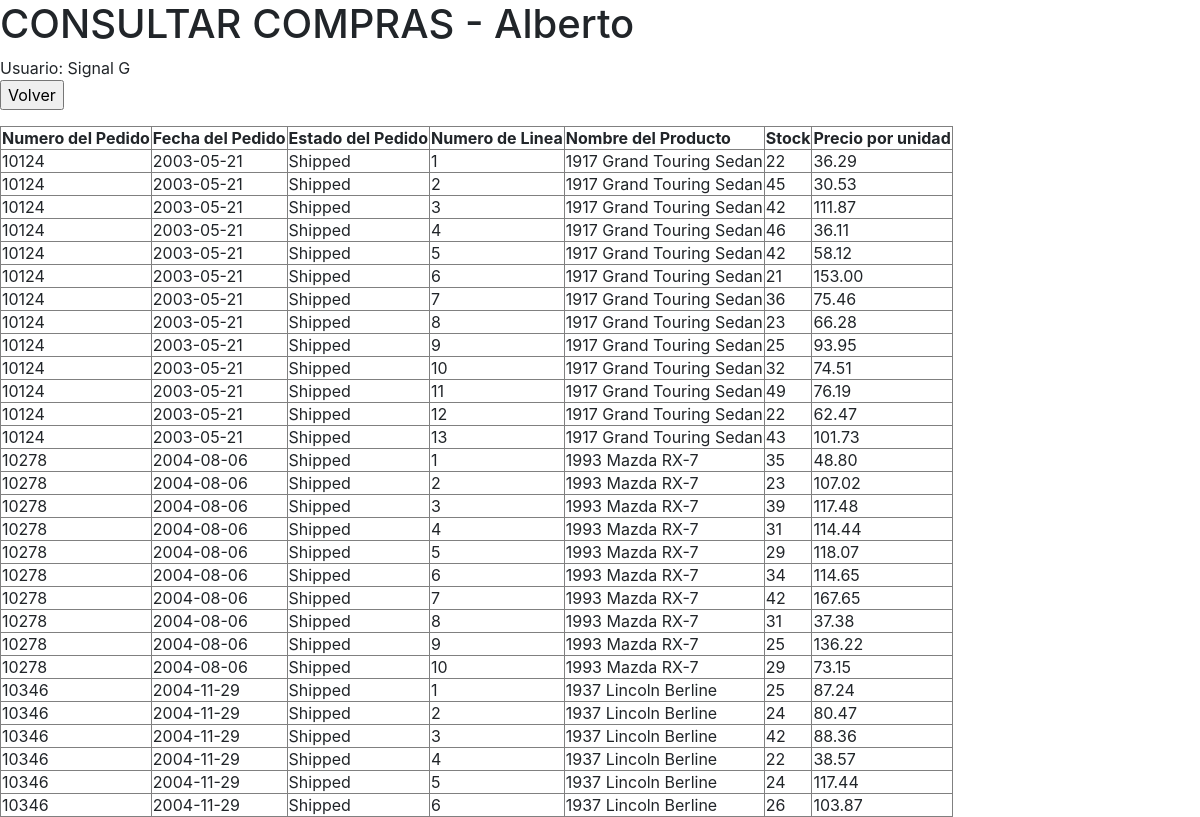
Screenshot of /pe_consped.php (signed in) with the database file from the repository.
### tables this page shows
CREATE TABLE `orderdetails` (
  `orderNumber` int(11) NOT NULL,
  `productCode` varchar(15) NOT NULL,
  `quantityOrdered` int(11) NOT NULL,
  `priceEach` decimal(10,2) NOT NULL,
  `orderLineNumber` smallint(6) NOT NULL,
  PRIMARY KEY (`orderNumber`,`productCode`),
  KEY `productCode` (`productCode`),
  CONSTRAINT `orderdetails_ibfk_1` FOREIGN KEY (`orderNumber`) REFERENCES `orders` (`orderNumber`),
  CONSTRAINT `orderdetails_ibfk_2` FOREIGN KEY (`productCode`) REFERENCES `products` (`productCode`)
);

CREATE TABLE `orders` (
  `orderNumber` int(11) NOT NULL,
  `orderDate` date NOT NULL,
  `requiredDate` date NOT NULL,
  `shippedDate` date DEFAULT NULL,
  `status` varchar(15) NOT NULL,
  `comments` text,
  `customerNumber` int(11) NOT NULL,
  PRIMARY KEY (`orderNumber`),
  KEY `customerNumber` (`customerNumber`),
  CONSTRAINT `orders_ibfk_1` FOREIGN KEY (`customerNumber`) REFERENCES `customers` (`customerNumber`)
);

CREATE TABLE `products` (
  `productCode` varchar(15) NOT NULL,
  `productName` varchar(70) NOT NULL,
  `productLine` varchar(50) NOT NULL,
  `productScale` varchar(10) NOT NULL,
  `productVendor` varchar(50) NOT NULL,
  `productDescription` text NOT NULL,
  `quantityInStock` smallint(6) NOT NULL,
  `buyPrice` decimal(10,2) NOT NULL,
  `MSRP` decimal(10,2) NOT NULL,
  PRIMARY KEY (`productCode`),
  KEY `productLine` (`productLine`),
  CONSTRAINT `products_ibfk_1` FOREIGN KEY (`productLine`) REFERENCES `productlines` (`productLine`)
);

### pe_consped.php (the view, shortened to what this page needs)
<html>
<head>
    <link rel="stylesheet" href="bootstrap.min.css">
</head>
<body>
<h1>CONSULTAR COMPRAS - Alberto</h1>
<?php
	$conn=conectarBD();
	echo "Usuario: ".$_SESSION['nombre'];
	echo '<form action="pe_inicio.html" method="post"><input type="submit" value="Volver"></form>';
	verPedidos($conn);
?>
<?php
function verPedidos($conn){
	$nif=$_SESSION['id'];
		$sql = "select orders.orderNumber, orderDate, status, orderLineNumber, quantityOrdered, priceEach from orderdetails, orders where orders.orderNumber=orderdetails.orderNumber and customerNumber='$nif' order by orderdetails.orderNumber asc, orderLineNumber ASC";
		$resultado=mysqli_query($conn, $sql);
		if ($resultado) {
			if (mysqli_num_rows($resultado)>0) {
				echo "<table border='1'>
						<tr>
							<th>Numero del Pedido</th>
							<th>Fecha del Pedido</th>
							<th>Estado del Pedido</th>
							<th>Numero de Linea</th>
							<th>Nombre del Producto</th>
							<th>Stock</th>
							<th>Precio por unidad</th>
						</tr>";
				while ($row = mysqli_fetch_assoc($resultado)) {
					$numeroPedido=$row['orderNumber'];
					$sqlNombre = "select productName from products, orderdetails where orderdetails.productCode=products.productCode and orderNumber='$numeroPedido'";
					$resultadoNombre=mysqli_query($conn, $sqlNombre);
					if ($resultadoNombre) {
						$row2=mysqli_fetch_assoc($resultadoNombre);
						$nombrePorducto=$row2['productName'];
					} else {
						trigger_error("Error: " . $sqlNombre . "<br>" . mysqli_error($conn));
					}
					echo "<tr>";
						echo "<td>".$row['orderNumber']."</td>";
						echo "<td>".$row['orderDate']."</td>";
						echo "<td>".$row['status']."</td>";
						echo "<td>".$row['orderLineNumber']."</td>";
						echo "<td>".$nombrePorducto."</td>";
						echo "<td>".$row['quantityOrdered']."</td>";
						echo "<td>".$row['priceEach']."</td>";
					echo "</tr>";
				}
				echo" </table>";
			} else {
				echo "El cliente no tiene asignado ningun pedido";
			}
		} else {
			trigger_error("Error: " . $sql . "<br>" . mysqli_error($conn));
		}
}
?>
</body>
</html>

### rows the page displays
orderdetails: orderNumber.orderNumber "10124", orderNumber.orderDate "2003-05-21", orderNumber.status "Shipped", orderLineNumber "1", products.productName "1917 Grand Touring Sedan", quantityOrdered "22", priceEach "36.29"
orderdetails: orderNumber.orderNumber "10124", orderNumber.orderDate "2003-05-21", orderNumber.status "Shipped", orderLineNumber "2", products.productName "1917 Grand Touring Sedan", quantityOrdered "45", priceEach "30.53"
orderdetails: orderNumber.orderNumber "10124", orderNumber.orderDate "2003-05-21", orderNumber.status "Shipped", orderLineNumber "3", products.productName "1917 Grand Touring Sedan", quantityOrdered "42", priceEach "111.87"
orderdetails: orderNumber.orderNumber "10124", orderNumber.orderDate "2003-05-21", orderNumber.status "Shipped", orderLineNumber "4", products.productName "1917 Grand Touring Sedan", quantityOrdered "46", priceEach "36.11"
orderdetails: orderNumber.orderNumber "10124", orderNumber.orderDate "2003-05-21", orderNumber.status "Shipped", orderLineNumber "5", products.productName "1917 Grand Touring Sedan", quantityOrdered "42", priceEach "58.12"
orderdetails: orderNumber.orderNumber "10124", orderNumber.orderDate "2003-05-21", orderNumber.status "Shipped", orderLineNumber "6", productCode.productName "1917 Grand Touring Sedan", quantityOrdered "21", priceEach "153.00"
orderdetails: orderNumber.orderNumber "10124", orderNumber.orderDate "2003-05-21", orderNumber.status "Shipped", orderLineNumber "7", products.productName "1917 Grand Touring Sedan", quantityOrdered "36", priceEach "75.46"
orderdetails: orderNumber.orderNumber "10124", orderNumber.orderDate "2003-05-21", orderNumber.status "Shipped", orderLineNumber "8", products.productName "1917 Grand Touring Sedan", quantityOrdered "23", priceEach "66.28"
orderdetails: orderNumber.orderNumber "10124", orderNumber.orderDate "2003-05-21", orderNumber.status "Shipped", orderLineNumber "9", products.productName "1917 Grand Touring Sedan", quantityOrdered "25", priceEach "93.95"
orderdetails: orderNumber.orderNumber "10124", orderNumber.orderDate "2003-05-21", orderNumber.status "Shipped", orderLineNumber "10", products.productName "1917 Grand Touring Sedan", quantityOrdered "32", priceEach "74.51"
orderdetails: orderNumber.orderNumber "10124", orderNumber.orderDate "2003-05-21", orderNumber.status "Shipped", orderLineNumber "11", products.productName "1917 Grand Touring Sedan", quantityOrdered "49", priceEach "76.19"
orderdetails: orderNumber.orderNumber "10124", orderNumber.orderDate "2003-05-21", orderNumber.status "Shipped", orderLineNumber "12", products.productName "1917 Grand Touring Sedan", quantityOrdered "22", priceEach "62.47"
orderdetails: orderNumber.orderNumber "10124", orderNumber.orderDate "2003-05-21", orderNumber.status "Shipped", orderLineNumber "13", products.productName "1917 Grand Touring Sedan", quantityOrdered "43", priceEach "101.73"
orderdetails: orderNumber.orderNumber "10278", orderNumber.orderDate "2004-08-06", orderNumber.status "Shipped", orderLineNumber "1", products.productName "1993 Mazda RX-7", quantityOrdered "35", priceEach "48.80"
orderdetails: orderNumber.orderNumber "10278", orderNumber.orderDate "2004-08-06", orderNumber.status "Shipped", orderLineNumber "2", products.productName "1993 Mazda RX-7", quantityOrdered "23", priceEach "107.02"
orderdetails: orderNumber.orderNumber "10278", orderNumber.orderDate "2004-08-06", orderNumber.status "Shipped", orderLineNumber "3", products.productName "1993 Mazda RX-7", quantityOrdered "39", priceEach "117.48"
orderdetails: orderNumber.orderNumber "10278", orderNumber.orderDate "2004-08-06", orderNumber.status "Shipped", orderLineNumber "4", products.productName "1993 Mazda RX-7", quantityOrdered "31", priceEach "114.44"
orderdetails: orderNumber.orderNumber "10278", orderNumber.orderDate "2004-08-06", orderNumber.status "Shipped", orderLineNumber "5", products.productName "1993 Mazda RX-7", quantityOrdered "29", priceEach "118.07"
orderdetails: orderNumber.orderNumber "10278", orderNumber.orderDate "2004-08-06", orderNumber.status "Shipped", orderLineNumber "6", productCode.productName "1993 Mazda RX-7", quantityOrdered "34", priceEach "114.65"
orderdetails: orderNumber.orderNumber "10278", orderNumber.orderDate "2004-08-06", orderNumber.status "Shipped", orderLineNumber "7", products.productName "1993 Mazda RX-7", quantityOrdered "42", priceEach "167.65"
orderdetails: orderNumber.orderNumber "10278", orderNumber.orderDate "2004-08-06", orderNumber.status "Shipped", orderLineNumber "8", products.productName "1993 Mazda RX-7", quantityOrdered "31", priceEach "37.38"
orderdetails: orderNumber.orderNumber "10278", orderNumber.orderDate "2004-08-06", orderNumber.status "Shipped", orderLineNumber "9", products.productName "1993 Mazda RX-7", quantityOrdered "25", priceEach "136.22"
orderdetails: orderNumber.orderNumber "10278", orderNumber.orderDate "2004-08-06", orderNumber.status "Shipped", orderLineNumber "10", products.productName "1993 Mazda RX-7", quantityOrdered "29", priceEach "73.15"
orderdetails: orderNumber.orderNumber "10346", orderNumber.orderDate "2004-11-29", orderNumber.status "Shipped", orderLineNumber "1", products.productName "1937 Lincoln Berline", quantityOrdered "25", priceEach "87.24"
orderdetails: orderNumber.orderNumber "10346", orderNumber.orderDate "2004-11-29", orderNumber.status "Shipped", orderLineNumber "2", products.productName "1937 Lincoln Berline", quantityOrdered "24", priceEach "80.47"
orderdetails: orderNumber.orderNumber "10346", orderNumber.orderDate "2004-11-29", orderNumber.status "Shipped", orderLineNumber "3", productCode.productName "1937 Lincoln Berline", quantityOrdered "42", priceEach "88.36"
orderdetails: orderNumber.orderNumber "10346", orderNumber.orderDate "2004-11-29", orderNumber.status "Shipped", orderLineNumber "4", products.productName "1937 Lincoln Berline", quantityOrdered "22", priceEach "38.57"
orderdetails: orderNumber.orderNumber "10346", orderNumber.orderDate "2004-11-29", orderNumber.status "Shipped", orderLineNumber "5", products.productName "1937 Lincoln Berline", quantityOrdered "24", priceEach "117.44"
orderdetails: orderNumber.orderNumber "10346", orderNumber.orderDate "2004-11-29", orderNumber.status "Shipped", orderLineNumber "6", products.productName "1937 Lincoln Berline", quantityOrdered "26", priceEach "103.87"

### other values shown
$_SESSION['nombre'] "Signal G"
